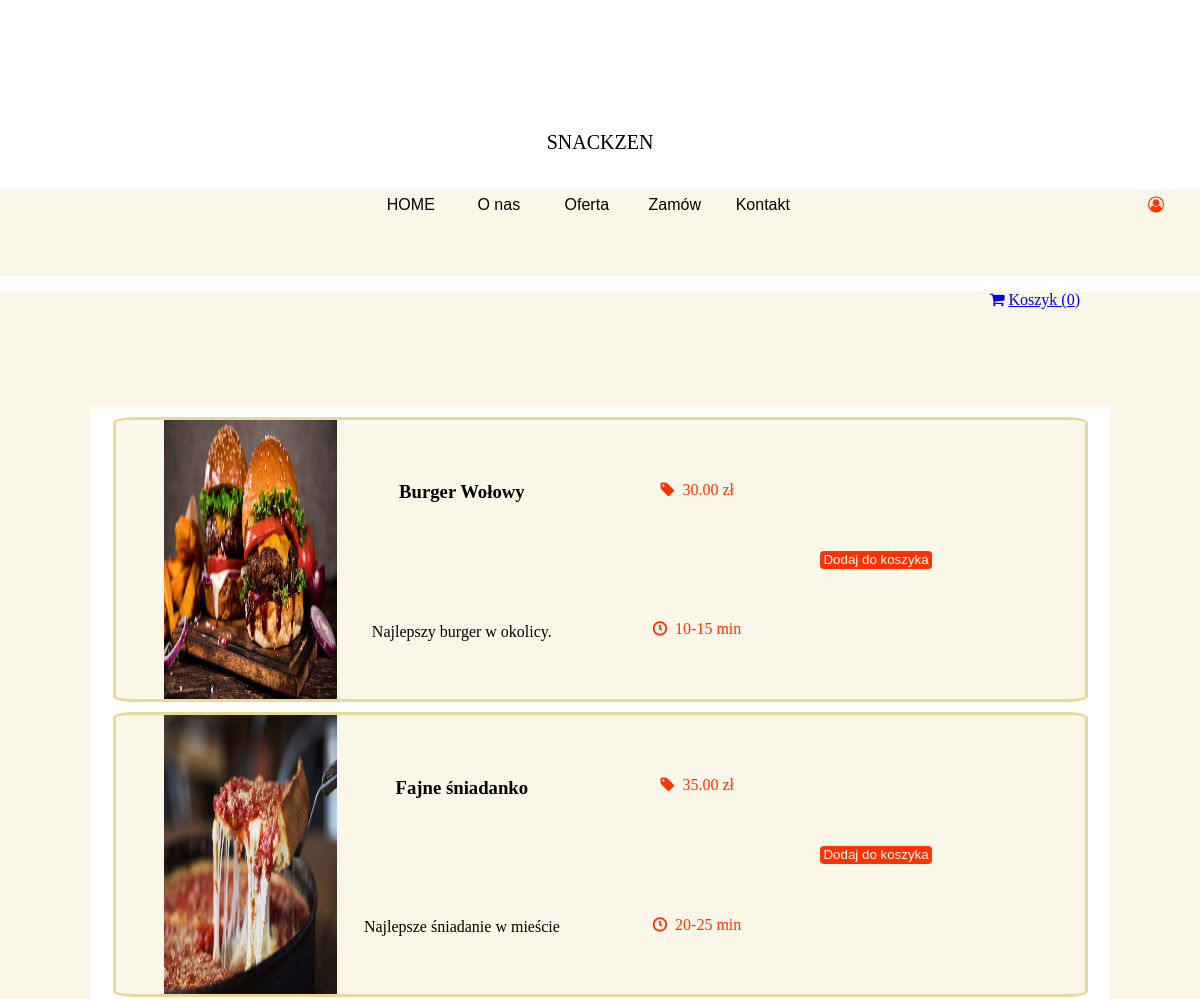
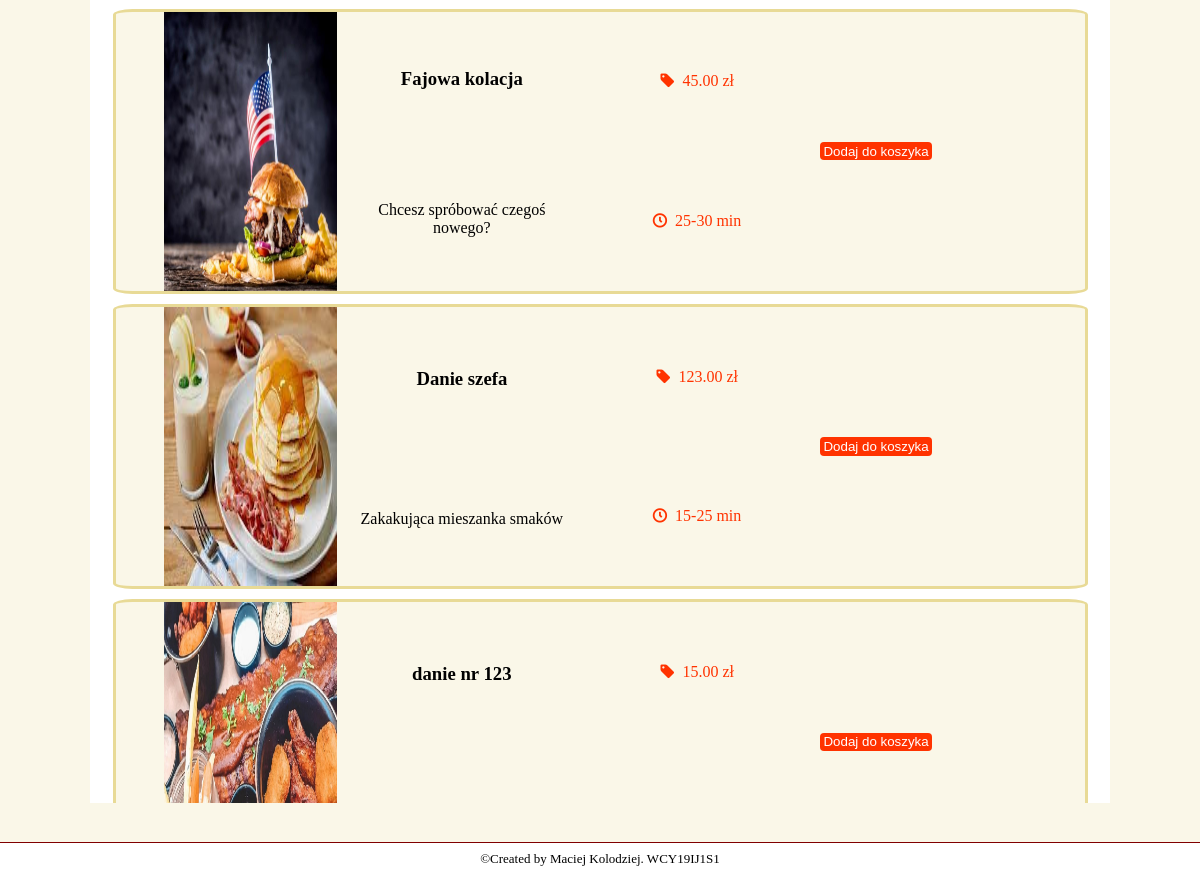
/order, run on the app's committed database (2 pictures, top to bottom).
### Restaurant/models.py (models this page shows, shortened)
class Product(db.Model):
    id = db.Column(db.Integer, primary_key=True)
    name = db.Column(db.String(50), unique=True, nullable=False)
    cost = db.Column(db.NUMERIC(2, 2), nullable=False)
    description = db.Column(db.String(200))
    category = db.Column(db.String(40))
    image = db.Column(db.String(50), nullable=False, default='static/food.jpg')
    estimated_time = db.Column(db.String(20), unique=False, nullable=True)

### Restaurant/routes.py (the view)
@app.route('/order')
def order():
    products = Product.query.all()
    return render_template('order.html', menu=menu, title='Order', products=products)

### Restaurant/templates/order.html (shortened to what this page needs)
{% extends "layout.html" %}
{% block content %}
    <div id="information-box2">
    <div id="cart"><a href="{{ url_for('getcart') }}"><i class="icon-cart"></i>Koszyk ({{ session['cart']|length}})</a></div>
        <div id="menu-box">
            {% for product in products %}
            <div class="menu-element2">
                 <div class="menu-food">
                    <div class="food-photo">
                        <img src="{{ product.image }}" width="100%" height="100%">
                    </div>
                    <div class="food-desc">
                        <h3>{{ product.name }}</h3>
                        <p>{{ product.description }} </p>
                    </div>
                     <div class="food-desc">
                         <small><i class="icon-price"></i>  {{ product.cost }} zł</small>
                        <small><i class="icon-time"></i> {{ product.estimated_time }} min </small>
                    </div>
                    <div class="food-desc">
                        <form action="{{ url_for('AddCart') }}" method="POST">
                            <button><span>Dodaj do koszyka</span></button>
                        </form>
                    </div>
                </div>
            </div>
            {% endfor %}
            <br>
        </div>
    </div>
{% endblock content %}

### Restaurant/static/styles/style.css (style rules this page uses)
body { margin: 0px; height: 100vh; width: 100%; background-color: white; overflow: hidden; }
form { width: 100%; display: grid; grid-template-columns: auto auto; grid-gap: 1%; }
#information-box2 { height: 80%; width: 100%; background-color: rgb(250,247, 232); display: flex; flex-direction: column; justify-content: center; text-align: center; }
#menu-box { height: 90%; width: 85%; background-color: #fff; margin: auto; overflow: auto; }
.menu-element2 { width: 95%; height: 20%; background-color: rgb(250,247, 232); margin-top: 1%; margin-left: auto; margin-right: auto; border-radius: 2%; border: solid #e8da96; }
.menu-food { margin: 0 auto 0 auto; height: 100%; width: 90%; display: flex; flex-direction: row; column-gap: 2%; }
.food-photo { width: 20%; height: 100%; }
.food-desc { width: 25%; height: 100%; display: flex; flex-direction: column; justify-content: space-around; }
.food-desc button { align-self: center; border-radius: 4px; background-color: #ff3300; border: none; color: #FFFFFF; text-align: center; width: 70%; transition: all 0.5s; cursor: pointer; padding: 1%; }
.food-desc button span { cursor: pointer; display: inline-block; position: relative; transition: 0.5s; }
.food-desc button span:after { content: '\00bb'; position: absolute; opacity: 0; top: 0; right: -20%; transition: 0.5s; }
.food-desc small { color: #ff3300; font-size: 1rem; }
#cart { height: 5%; width: 90%; color: #ff3300; text-align: right; text-decoration: none; }

### data on the page
Product: image (picture), name "Burger Wołowy", description "Najlepszy burger w okolicy.", cost "30.00", estimated_time "10-15"
Product: image (picture), name "Fajne śniadanko", description "Najlepsze śniadanie w mieście", cost "35.00", estimated_time "20-25"
Product: image (picture), name "Fajowa kolacja", description "Chcesz spróbować czegoś nowego?", cost "45.00", estimated_time "25-30"
Product: image (picture), name "Danie szefa", description "Zakakująca mieszanka smaków", cost "123.00", estimated_time "15-25"
Product: image (picture), name "danie nr 123", cost "15.00"

### other printed values
{{ el.name }} "HOME" "O nas" "Oferta" "Zamów" "Kontakt"
{{ session['cart']|length }} "0"
